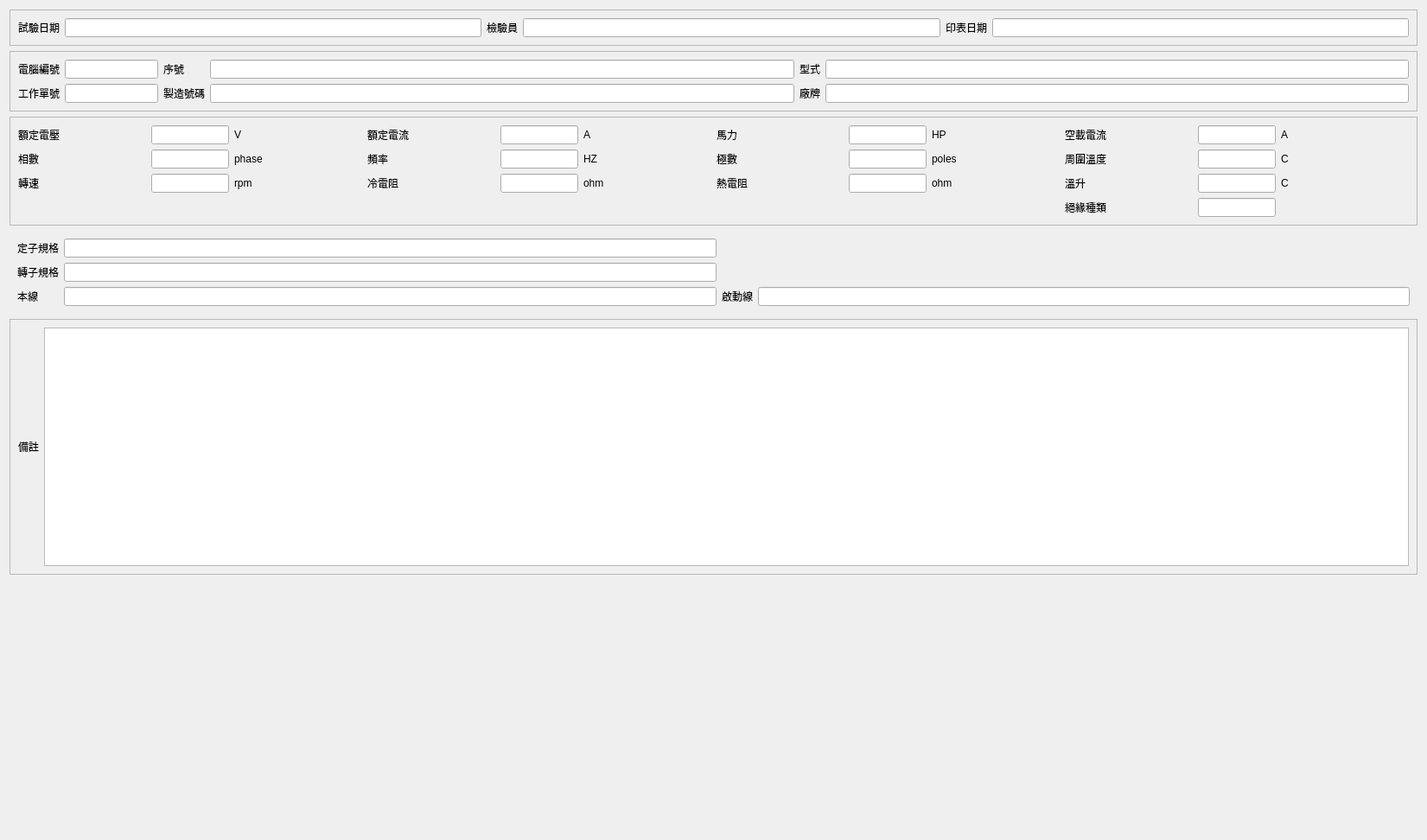
              <widget class="QWidget" name="scrollAreaWidgetContents">
               <property name="geometry">
                <rect>
                 <x>0</x>
                 <y>0</y>
                 <width>1651</width>
                 <height>972</height>
                </rect>
               </property>
               <layout class="QVBoxLayout" name="verticalLayout_2">
                <item>
                 <widget class="QFrame" name="frame_7">
                  <property name="frameShape">
                   <enum>QFrame::StyledPanel</enum>
                  </property>
                  <property name="frameShadow">
                   <enum>QFrame::Raised</enum>
                  </property>
                  <layout class="QGridLayout" name="gridLayout_8">
                   <item row="0" column="2">
                    <widget class="QLabel" name="label_56">
                     <property name="text">
                      <string>檢驗員</string>
                     </property>
                    </widget>
                   </item>
                   <item row="0" column="1">
                    <widget class="QLineEdit" name="lineEdit_para_other_3"/>
                   </item>
                   <item row="0" column="3">
                    <widget class="QLineEdit" name="lineEdit_para_other_4"/>
                   </item>
                   <item row="0" column="4">
                    <widget class="QLabel" name="label_68">
                     <property name="text">
                      <string>印表日期</string>
                     </property>
                    </widget>
                   </item>
                   <item row="0" column="0">
                    <widget class="QLabel" name="label_55">
                     <property name="text">
                      <string>試驗日期</string>
                     </property>
                    </widget>
                   </item>
                   <item row="0" column="5">
                    <widget class="QLineEdit" name="lineEdit_para_other_5"/>
                   </item>
                  </layout>
                 </widget>
                </item>
                <item>
                 <widget class="QFrame" name="frame_3">
                  <property name="frameShape">
                   <enum>QFrame::StyledPanel</enum>
                  </property>
                  <property name="frameShadow">
                   <enum>QFrame::Raised</enum>
                  </property>
                  <layout class="QGridLayout" name="gridLayout_4">
                   <item row="1" column="1">
                    <widget class="QLineEdit" name="lineEdit_para_other_9">
                     <property name="maximumSize">
                      <size>
                       <width>16777215</width>
                       <height>16777215</height>
                      </size>
                     </property>
                    </widget>
                   </item>
                   <item row="0" column="5">
                    <widget class="QLineEdit" name="lineEdit_para_other_8">
                     <property name="sizePolicy">
                      <sizepolicy hsizetype="Preferred" vsizetype="Fixed">
                       <horstretch>1</horstretch>
                       <verstretch>0</verstretch>
                      </sizepolicy>
                     </property>
                     <property name="maximumSize">
                      <size>
                       <width>16777215</width>
                       <height>16777215</height>
                      </size>
                     </property>
                    </widget>
                   </item>
                   <item row="0" column="2">
                    <widget class="QLabel" name="label_52">
                     <property name="text">
                      <string>序號</string>
                     </property>
                    </widget>
                   </item>
                   <item row="1" column="3">
                    <widget class="QLineEdit" name="lineEdit_para_other_10">
                     <property name="maximumSize">
                      <size>
                       <width>16777215</width>
                       <height>16777215</height>
                      </size>
                     </property>
                    </widget>
                   </item>
                   <item row="1" column="5">
                    <widget class="QLineEdit" name="lineEdit_para_other_11">
                     <property name="sizePolicy">
                      <sizepolicy hsizetype="Preferred" vsizetype="Fixed">
                       <horstretch>1</horstretch>
                       <verstretch>0</verstretch>
                      </sizepolicy>
                     </property>
                     <property name="maximumSize">
                      <size>
                       <width>16777215</width>
                       <height>16777215</height>
                      </size>
                     </property>
                    </widget>
                   </item>
                   <item row="0" column="4">
                    <widget class="QLabel" name="label_53">
                     <property name="text">
                      <string>型式</string>
                     </property>
                    </widget>
                   </item>
                   <item row="0" column="0">
                    <widget class="QLabel" name="label_25">
                     <property name="text">
                      <string>電腦編號</string>
                     </property>
                    </widget>
                   </item>
                   <item row="1" column="2">
                    <widget class="QLabel" name="label_65">
                     <property name="text">
                      <string>製造號碼</string>
                     </property>
                    </widget>
                   </item>
                   <item row="1" column="4">
                    <widget class="QLabel" name="label_54">
                     <property name="text">
                      <string>廠牌</string>
                     </property>
                    </widget>
                   </item>
                   <item row="0" column="1">
                    <widget class="QLineEdit" name="lineEdit_para_other_6">
                     <property name="maximumSize">
                      <size>
                       <width>16777215</width>
                       <height>16777215</height>
                      </size>
                     </property>
                    </widget>
                   </item>
                   <item row="1" column="0">
                    <widget class="QLabel" name="label_60">
                     <property name="text">
                      <string>工作單號</string>
                     </property>
                    </widget>
                   </item>
                   <item row="0" column="3">
                    <widget class="QLineEdit" name="lineEdit_para_other_7">
                     <property name="sizePolicy">
                      <sizepolicy hsizetype="Preferred" vsizetype="Fixed">
                       <horstretch>1</horstretch>
                       <verstretch>0</verstretch>
                      </sizepolicy>
                     </property>
                     <property name="maximumSize">
                      <size>
                       <width>16777215</width>
                       <height>16777215</height>
                      </size>
                     </property>
                    </widget>
                   </item>
                  </layout>
                 </widget>
                </item>
                <item>
                 <widget class="QFrame" name="frame_5">
                  <property name="frameShape">
                   <enum>QFrame::StyledPanel</enum>
                  </property>
                  <property name="frameShadow">
                   <enum>QFrame::Raised</enum>
                  </property>
                  <layout class="QGridLayout" name="gridLayout_6">
                   <item row="0" column="8">
                    <widget class="QLabel" name="label_14">
                     <property name="text">
                      <string>HP</string>
                     </property>
                    </widget>
                   </item>
                   <item row="3" column="2">
                    <widget class="QLabel" name="label_18">
                     <property name="text">
                      <string>rpm</string>
                     </property>
                    </widget>
                   </item>
                   <item row="3" column="0">
                    <widget class="QLabel" name="label_10">
                     <property name="text">
                      <string>轉速</string>
                     </property>
                    </widget>
                   </item>
                   <item row="0" column="1">
                    <widget class="QLineEdit" name="lineEdit_para_rated_voltage">
                     <property name="sizePolicy">
                      <sizepolicy hsizetype="Preferred" vsizetype="Fixed">
                       <horstretch>0</horstretch>
                       <verstretch>0</verstretch>
                      </sizepolicy>
                     </property>
                     <property name="minimumSize">
                      <size>
                       <width>0</width>
                       <height>0</height>
                      </size>
                     </property>
                     <property name="maximumSize">
                      <size>
                       <width>90</width>
                       <height>16777215</height>
                      </size>
                     </property>
                     <property name="text">
                      <string/>
                     </property>
                    </widget>
                   </item>
                   <item row="0" column="5">
                    <widget class="QLabel" name="label_15">
                     <property name="text">
                      <string>A</string>
                     </property>
                    </widget>
                   </item>
                   <item row="2" column="8">
                    <widget class="QLabel" name="label_20">
                     <property name="text">
                      <string>poles</string>
                     </property>
                    </widget>
                   </item>
                   <item row="0" column="10">
                    <widget class="QLineEdit" name="lineEdit_para_no_load_current">
                     <property name="sizePolicy">
                      <sizepolicy hsizetype="Preferred" vsizetype="Fixed">
                       <horstretch>0</horstretch>
                       <verstretch>0</verstretch>
                      </sizepolicy>
                     </property>
                     <property name="maximumSize">
                      <size>
                       <width>90</width>
                       <height>16777215</height>
                      </size>
                     </property>
                    </widget>
                   </item>
                   <item row="0" column="9">
                    <widget class="QLabel" name="label_8">
                     <property name="text">
                      <string>空載電流</string>
                     </property>
                    </widget>
                   </item>
                   <item row="2" column="3">
                    <widget class="QLabel" name="label_11">
                     <property name="text">
                      <string>頻率</string>
                     </property>
                    </widget>
                   </item>
                   <item row="2" column="0">
                    <widget class="QLabel" name="label_12">
                     <property name="text">
                      <string>相數</string>
                     </property>
                    </widget>
                   </item>
                   <item row="0" column="11">
                    <widget class="QLabel" name="label_16">
                     <property name="text">
                      <string>A</string>
                     </property>
                    </widget>
                   </item>
                   <item row="0" column="0">
                    <widget class="QLabel" name="label_5">
                     <property name="text">
                      <string>額定電壓</string>
                     </property>
                    </widget>
                   </item>
                   <item row="2" column="1">
                    <widget class="QLineEdit" name="lineEdit_para_power_phases">
                     <property name="sizePolicy">
                      <sizepolicy hsizetype="Preferred" vsizetype="Fixed">
                       <horstretch>0</horstretch>
                       <verstretch>0</verstretch>
                      </sizepolicy>
                     </property>
                     <property name="minimumSize">
                      <size>
                       <width>0</width>
                       <height>0</height>
                      </size>
                     </property>
                     <property name="maximumSize">
                      <size>
                       <width>90</width>
                       <height>16777215</height>
                      </size>
                     </property>
                    </widget>
                   </item>
                   <item row="2" column="2">
                    <widget class="QLabel" name="label_19">
                     <property name="text">
                      <string>phase</string>
                     </property>
                    </widget>
                   </item>
                   <item row="0" column="7">
                    <widget class="QLineEdit" name="lineEdit_para_horsepower">
                     <property name="sizePolicy">
                      <sizepolicy hsizetype="Preferred" vsizetype="Fixed">
                       <horstretch>0</horstretch>
                       <verstretch>0</verstretch>
                      </sizepolicy>
                     </property>
                     <property name="minimumSize">
                      <size>
                       <width>0</width>
                       <height>0</height>
                      </size>
                     </property>
                     <property name="maximumSize">
                      <size>
                       <width>90</width>
                       <height>16777215</height>
                      </size>
                     </property>
                     <property name="text">
                      <string/>
                     </property>
                    </widget>
                   </item>
                   <item row="0" column="2">
                    <widget class="QLabel" name="label_13">
                     <property name="text">
                      <string>V</string>
                     </property>
                    </widget>
                   </item>
                   <item row="0" column="4">
                    <widget class="QLineEdit" name="lineEdit_para_rated_current">
                     <property name="sizePolicy">
                      <sizepolicy hsizetype="Preferred" vsizetype="Fixed">
                       <horstretch>0</horstretch>
                       <verstretch>0</verstretch>
                      </sizepolicy>
                     </property>
                     <property name="maximumSize">
                      <size>
                       <width>90</width>
                       <height>16777215</height>
                      </size>
                     </property>
                    </widget>
                   </item>
                   <item row="3" column="1">
                    <widget class="QLineEdit" name="lineEdit_para_speed">
                     <property name="sizePolicy">
                      <sizepolicy hsizetype="Preferred" vsizetype="Fixed">
                       <horstretch>0</horstretch>
                       <verstretch>0</verstretch>
                      </sizepolicy>
                     </property>
                     <property name="maximumSize">
                      <size>
                       <width>90</width>
                       <height>16777215</height>
                      </size>
                     </property>
                    </widget>
                   </item>
                   <item row="2" column="7">
                    <widget class="QLineEdit" name="lineEdit_para_poles">
                     <property name="sizePolicy">
                      <sizepolicy hsizetype="Preferred" vsizetype="Fixed">
                       <horstretch>0</horstretch>
                       <verstretch>0</verstretch>
                      </sizepolicy>
                     </property>
                     <property name="minimumSize">
                      <size>
                       <width>0</width>
                       <height>0</height>
                      </size>
                     </property>
                     <property name="maximumSize">
                      <size>
                       <width>90</width>
                       <height>16777215</height>
                      </size>
                     </property>
                    </widget>
                   </item>
                   <item row="2" column="5">
                    <widget class="QLabel" name="label_17">
                     <property name="text">
                      <string>HZ</string>
                     </property>
                    </widget>
                   </item>
                   <item row="2" column="6">
                    <widget class="QLabel" name="label_9">
                     <property name="text">
                      <string>極數</string>
                     </property>
                    </widget>
                   </item>
                   <item row="0" column="6">
                    <widget class="QLabel" name="label_7">
                     <property name="text">
                      <string>馬力</string>
                     </property>
                    </widget>
                   </item>
                   <item row="2" column="4">
                    <widget class="QLineEdit" name="lineEdit_para_frequency">
                     <property name="sizePolicy">
                      <sizepolicy hsizetype="Preferred" vsizetype="Fixed">
                       <horstretch>0</horstretch>
                       <verstretch>0</verstretch>
                      </sizepolicy>
                     </property>
                     <property name="maximumSize">
                      <size>
                       <width>90</width>
                       <height>16777215</height>
                      </size>
                     </property>
                    </widget>
                   </item>
                   <item row="0" column="3">
                    <widget class="QLabel" name="label_6">
                     <property name="text">
                      <string>額定電流</string>
                     </property>
                    </widget>
                   </item>
                   <item row="4" column="10">
                    <widget class="QLineEdit" name="lineEdit_para_other">
                     <property name="sizePolicy">
                      <sizepolicy hsizetype="Preferred" vsizetype="Fixed">
                       <horstretch>1</horstretch>
                       <verstretch>0</verstretch>
                      </sizepolicy>
                     </property>
                     <property name="maximumSize">
                      <size>
                       <width>90</width>
                       <height>16777215</height>
                      </size>
                     </property>
                    </widget>
                   </item>
                   <item row="4" column="9">
                    <widget class="QLabel" name="label_23">
                     <property name="text">
                      <string>絕緣種類</string>
                     </property>
                    </widget>
                   </item>
                   <item row="3" column="9">
                    <widget class="QLabel" name="label_73">
                     <property name="text">
                      <string>溫升</string>
                     </property>
                    </widget>
                   </item>
                   <item row="3" column="10">
                    <widget class="QLineEdit" name="lineEdit_para_other_2">
                     <property name="sizePolicy">
                      <sizepolicy hsizetype="Preferred" vsizetype="Fixed">
                       <horstretch>0</horstretch>
                       <verstretch>0</verstretch>
                      </sizepolicy>
                     </property>
                     <property name="maximumSize">
                      <size>
                       <width>90</width>
                       <height>16777215</height>
                      </size>
                     </property>
                    </widget>
                   </item>
                   <item row="3" column="11">
                    <widget class="QLabel" name="label_74">
                     <property name="text">
                      <string>C</string>
                     </property>
                    </widget>
                   </item>
                   <item row="3" column="3">
                    <widget class="QLabel" name="label_83">
                     <property name="text">
                      <string>冷電阻</string>
                     </property>
                    </widget>
                   </item>
                   <item row="3" column="4">
                    <widget class="QLineEdit" name="lineEdit_para_other_17">
                     <property name="sizePolicy">
                      <sizepolicy hsizetype="Preferred" vsizetype="Fixed">
                       <horstretch>0</horstretch>
                       <verstretch>0</verstretch>
                      </sizepolicy>
                     </property>
                     <property name="maximumSize">
                      <size>
                       <width>90</width>
                       <height>16777215</height>
                      </size>
                     </property>
                    </widget>
                   </item>
                   <item row="3" column="5">
                    <widget class="QLabel" name="label_84">
                     <property name="text">
                      <string>ohm</string>
                     </property>
                    </widget>
                   </item>
                   <item row="3" column="6">
                    <widget class="QLabel" name="label_85">
                     <property name="text">
                      <string>熱電阻</string>
                     </property>
                    </widget>
                   </item>
                   <item row="3" column="7">
                    <widget class="QLineEdit" name="lineEdit_para_other_18">
                     <property name="sizePolicy">
                      <sizepolicy hsizetype="Preferred" vsizetype="Fixed">
                       <horstretch>0</horstretch>
                       <verstretch>0</verstretch>
                      </sizepolicy>
                     </property>
                     <property name="maximumSize">
                      <size>
                       <width>90</width>
                       <height>16777215</height>
                      </size>
                     </property>
                    </widget>
                   </item>
                   <item row="3" column="8">
                    <widget class="QLabel" name="label_86">
                     <property name="text">
                      <string>ohm</string>
                     </property>
                    </widget>
                   </item>
                   <item row="2" column="9">
                    <widget class="QLabel" name="label_87">
                     <property name="text">
                      <string>周圍溫度</string>
                     </property>
                    </widget>
                   </item>
                   <item row="2" column="10">
                    <widget class="QLineEdit" name="lineEdit_para_other_16">
                     <property name="sizePolicy">
                      <sizepolicy hsizetype="Preferred" vsizetype="Fixed">
                       <horstretch>0</horstretch>
                       <verstretch>0</verstretch>
                      </sizepolicy>
                     </property>
                     <property name="maximumSize">
                      <size>
                       <width>90</width>
                       <height>16777215</height>
                      </size>
                     </property>
                    </widget>
                   </item>
                   <item row="2" column="11">
                    <widget class="QLabel" name="label_88">
                     <property name="text">
                      <string>C</string>
                     </property>
                    </widget>
                   </item>
                  </layout>
                 </widget>
                </item>
                <item>
                 <widget class="QFrame" name="frame_2">
                  <layout class="QGridLayout" name="gridLayout_3">
                   <item row="4" column="1">
                    <widget class="QLineEdit" name="lineEdit_para_other_13">
                     <property name="sizePolicy">
                      <sizepolicy hsizetype="Preferred" vsizetype="Fixed">
                       <horstretch>1</horstretch>
                       <verstretch>0</verstretch>
                      </sizepolicy>
                     </property>
                    </widget>
                   </item>
                   <item row="5" column="1">
                    <widget class="QLineEdit" name="lineEdit_para_other_14">
                     <property name="sizePolicy">
                      <sizepolicy hsizetype="Preferred" vsizetype="Fixed">
                       <horstretch>1</horstretch>
                       <verstretch>0</verstretch>
                      </sizepolicy>
                     </property>
                    </widget>
                   </item>
                   <item row="4" column="0">
                    <widget class="QLabel" name="label_22">
                     <property name="text">
                      <string>轉子規格</string>
                     </property>
                    </widget>
                   </item>
                   <item row="5" column="0">
                    <widget class="QLabel" name="label_72">
                     <property name="text">
                      <string>本線</string>
                     </property>
                    </widget>
                   </item>
                   <item row="3" column="1">
                    <widget class="QLineEdit" name="lineEdit_para_other_12">
                     <property name="sizePolicy">
                      <sizepolicy hsizetype="Preferred" vsizetype="Fixed">
                       <horstretch>1</horstretch>
                       <verstretch>0</verstretch>
                      </sizepolicy>
                     </property>
                    </widget>
                   </item>
                   <item row="3" column="0">
                    <widget class="QLabel" name="label_21">
                     <property name="text">
                      <string>定子規格</string>
                     </property>
                    </widget>
                   </item>
                   <item row="5" column="2">
                    <widget class="QLabel" name="label_70">
                     <property name="text">
                      <string>啟動線</string>
                     </property>
                    </widget>
                   </item>
                   <item row="5" column="3">
                    <widget class="QLineEdit" name="lineEdit_para_other_15">
                     <property name="sizePolicy">
                      <sizepolicy hsizetype="Preferred" vsizetype="Fixed">
                       <horstretch>1</horstretch>
                       <verstretch>0</verstretch>
                      </sizepolicy>
                     </property>
                    </widget>
                   </item>
                  </layout>
                 </widget>
                </item>
                <item>
                 <widget class="QFrame" name="frame_6">
                  <property name="frameShape">
                   <enum>QFrame::StyledPanel</enum>
                  </property>
                  <property name="frameShadow">
                   <enum>QFrame::Raised</enum>
                  </property>
                  <layout class="QGridLayout" name="gridLayout_7">
                   <item row="0" column="0">
                    <widget class="QLabel" name="label_24">
                     <property name="text">
                      <string>備註</string>
                     </property>
                    </widget>
                   </item>
                   <item row="0" column="1">
                    <widget class="QPlainTextEdit" name="plainTextEdit_para_other"/>
                   </item>
                  </layout>
                 </widget>
                </item>
                <item>
                 <spacer name="verticalSpacer_4">
                  <property name="orientation">
                   <enum>Qt::Vertical</enum>
                  </property>
                  <property name="sizeHint" stdset="0">
                   <size>
                    <width>20</width>
                    <height>40</height>
                   </size>
                  </property>
                 </spacer>
                </item>
               </layout>
              </widget>
